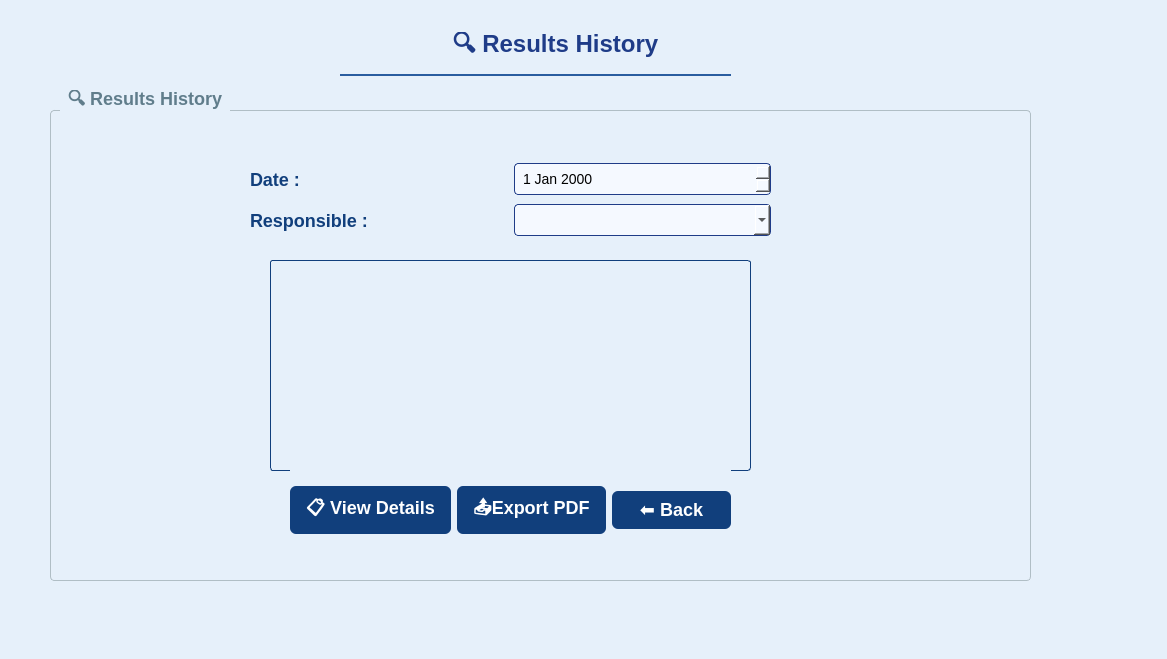
<?xml version="1.0" encoding="UTF-8"?>
<ui version="4.0">
 <class>ResultsHistory</class>
 <widget class="QWidget" name="ResultsHistory">
  <property name="geometry">
   <rect>
    <x>0</x>
    <y>0</y>
    <width>1167</width>
    <height>659</height>
   </rect>
  </property>
  <property name="windowTitle">
   <string>Form</string>
  </property>
  <property name="styleSheet">
   <string notr="true">QWidget {
    background-color: #e6f0fa; /* Fond bleu très clair */
    font-family: 'Segoe UI', sans-serif;
    font-size: 14px;
}
</string>
  </property>
  <widget class="QLabel" name="titleLabel">
   <property name="geometry">
    <rect>
     <x>340</x>
     <y>20</y>
     <width>391</width>
     <height>71</height>
    </rect>
   </property>
   <property name="styleSheet">
    <string notr="true">/* Main title */
QLabel#titleLabel {
    font-size: 24px;
    font-weight: bold;
    color: #1F3C88;
    background: qlineargradient(x1:0, y1:0, x2:1, y2:0, 
                              stop:0 rgba(255,255,255,0.9), 
                              stop:1 rgba(245,249,255,0.8));
    border-bottom: 2px solid #2A5D9F;
    padding: 12px 20px;
    margin-bottom: 15px;
}</string>
   </property>
   <property name="text">
    <string>             🔍 Results History</string>
   </property>
  </widget>
  <widget class="QGroupBox" name="groupBox">
   <property name="geometry">
    <rect>
     <x>50</x>
     <y>90</y>
     <width>981</width>
     <height>491</height>
    </rect>
   </property>
   <property name="styleSheet">
    <string notr="true">QGroupBox {
    font-size: 18px;
    font-weight: bold;
    color: #607D8B;
    border: 1px solid #B0BEC5;
    border-radius: 4px;
    margin-top: 20px;
    padding-top: 25px;
}

QGroupBox::title {
    subcontrol-origin: margin;
    subcontrol-position: top left;
    padding: 0 5px;
    left: 10px;
}</string>
   </property>
   <property name="title">
    <string>🔍 Results History</string>
   </property>
   <widget class="QWidget" name="gridLayoutWidget">
    <property name="geometry">
     <rect>
      <x>200</x>
      <y>70</y>
      <width>521</width>
      <height>80</height>
     </rect>
    </property>
    <layout class="QGridLayout" name="gridLayout">
     <item row="0" column="1">
      <widget class="QDateEdit" name="dateEditFilter">
       <property name="styleSheet">
        <string notr="true">QDateEdit {
    border: 1px solid #1F3C88;
    border-radius: 4px;
    padding: 6px;
    background: #F5F9FF;
}</string>
       </property>
      </widget>
     </item>
     <item row="0" column="0">
      <widget class="QLabel" name="dateFilterLabel">
       <property name="styleSheet">
        <string notr="true">QLabel#dateFilterLabel {
    font-size: 18px;
    font-weight: bold;
    color: #113f7c; /* Bleu profond */
}
</string>
       </property>
       <property name="text">
        <string>Date :</string>
       </property>
      </widget>
     </item>
     <item row="1" column="0">
      <widget class="QLabel" name="responsibleLabel">
       <property name="styleSheet">
        <string notr="true">QLabel#responsibleLabel {
    font-size: 18px;
    font-weight: bold;
    color: #113f7c; /* Bleu profond */
}
</string>
       </property>
       <property name="text">
        <string>Responsible :</string>
       </property>
      </widget>
     </item>
     <item row="1" column="1">
      <widget class="QComboBox" name="comboBoxResponsible">
       <property name="styleSheet">
        <string notr="true">QComboBox {
    border: 1px solid #1F3C88;
    border-radius: 4px;
    padding: 6px;
    background: #F5F9FF;
}</string>
       </property>
      </widget>
     </item>
    </layout>
   </widget>
   <widget class="QWidget" name="verticalLayoutWidget">
    <property name="geometry">
     <rect>
      <x>220</x>
      <y>170</y>
      <width>481</width>
      <height>211</height>
     </rect>
    </property>
    <layout class="QVBoxLayout" name="verticalLayout">
     <item>
      <widget class="QTableWidget" name="tableWidgetResults">
       <property name="styleSheet">
        <string notr="true">/* Style pour la table entière */
QTableWidget {
    border: 1px solid #113f7c;
    border-radius: 3px;
    gridline-color: #c0c0c0;
    font-family: &quot;Segoe UI&quot;;
    font-size: 13px;
}

/* Style pour l'en-tête des colonnes */
QHeaderView::section {
    background-color: #113f7c;
    color: white;
    padding: 8px 12px;
    border: none;
    font-weight: bold;
    font-size: 12px;
}

/* Style pour les cellules de la table */
QTableWidget QTableCornerButton::section {
    background: #113f7c;
    border: none;
}

QTableView::item {
    padding: 6px;
    border-bottom: 1px solid #e0e0e0;
}

/* Style pour les cellules sélectionnées */
QTableView::item:selected {
    background-color: #113f7c;
    color: white;
}

/* Style au survol */
QTableView::item:hover {
    background-color: #d0e0f0;
}

/* Style alterné pour les lignes */
QTableView::item:nth-child(even) {
    background-color: #f8f8f8;
}

QTableView::item:nth-child(odd) {
    background-color: white;
}</string>
       </property>
      </widget>
     </item>
    </layout>
   </widget>
   <widget class="QWidget" name="horizontalLayoutWidget">
    <property name="geometry">
     <rect>
      <x>240</x>
      <y>380</y>
      <width>441</width>
      <height>80</height>
     </rect>
    </property>
    <layout class="QHBoxLayout" name="horizontalLayout">
     <item>
      <widget class="QPushButton" name="viewDetailsButton">
       <property name="styleSheet">
        <string notr="true">QPushButton#viewDetailsButton {
	background-color: #113f7c; 
    padding: 8px 16px;
    border-radius: 6px;
	font-size: 18px;
    font-weight: bold;
    color: white;
}

QPushButton#viewDetailsButton:hover {
    background-color: #0e3262;
}
</string>
       </property>
       <property name="text">
        <string>📋 View Details</string>
       </property>
      </widget>
     </item>
     <item>
      <widget class="QPushButton" name="exportPDFButton">
       <property name="styleSheet">
        <string notr="true">QPushButton#exportPDFButton {
	background-color: #113f7c; 
    padding: 8px 16px;
    border-radius: 6px;
	font-size: 18px;
    font-weight: bold;
    color: white;
}

QPushButton#exportPDFButton:hover {
    background-color: #0e3262;
}
</string>
       </property>
       <property name="text">
        <string>📤Export PDF</string>
       </property>
      </widget>
     </item>
     <item>
      <widget class="QPushButton" name="backButton">
       <property name="styleSheet">
        <string notr="true">QPushButton#backButton {
	background-color: #113f7c; 
    padding: 8px 16px;
    border-radius: 6px;
	font-size: 18px;
    font-weight: bold;
    color: white;
}

QPushButton#backButton:hover {
    background-color: #0e3262;
}
</string>
       </property>
       <property name="text">
        <string>⬅️ Back</string>
       </property>
      </widget>
     </item>
    </layout>
   </widget>
  </widget>
 </widget>
 <resources/>
 <connections/>
</ui>
